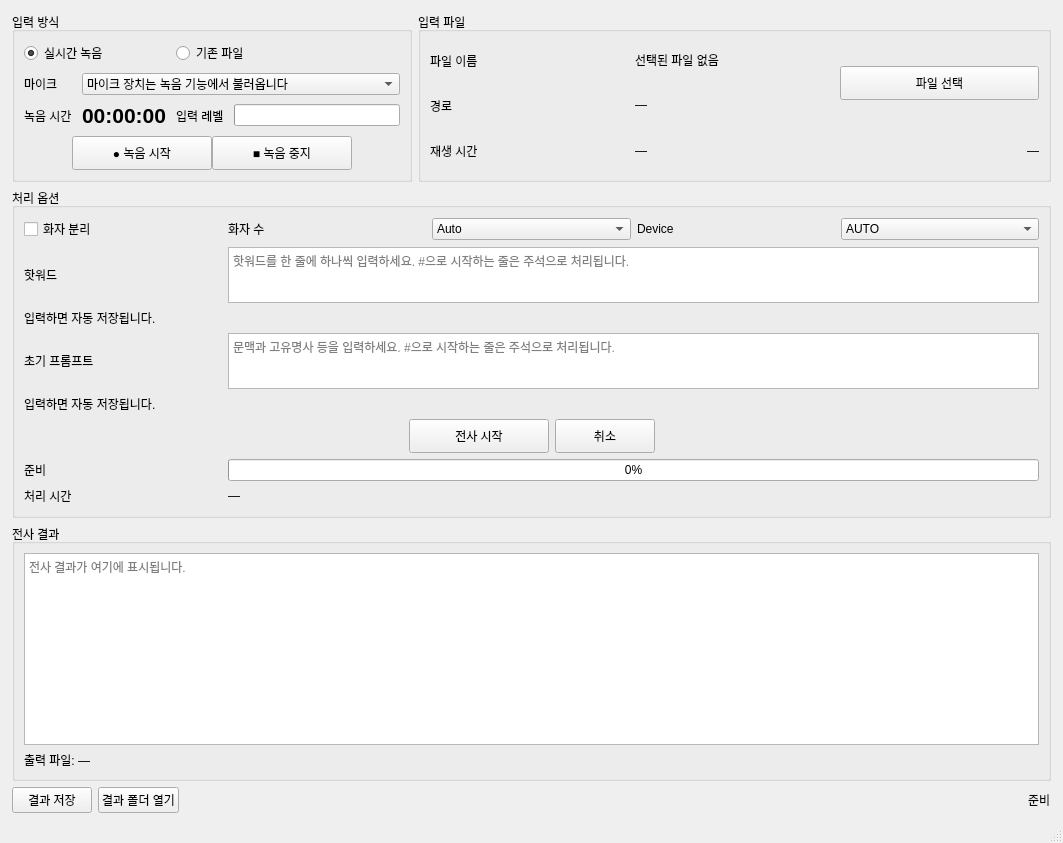
<?xml version="1.0" encoding="UTF-8"?>
<ui version="4.0">
 <class>MainWindow</class>
 <widget class="QMainWindow" name="MainWindow">
  <property name="geometry">
   <rect>
    <x>0</x>
    <y>0</y>
    <width>1063</width>
    <height>843</height>
   </rect>
  </property>
  <property name="minimumSize">
   <size>
    <width>760</width>
    <height>740</height>
   </size>
  </property>
  <property name="windowTitle">
   <string>AI Audio Transcriber</string>
  </property>
  <widget class="QWidget" name="centralwidget">
   <layout class="QGridLayout" name="gridLayout">
    <property name="leftMargin">
     <number>12</number>
    </property>
    <property name="topMargin">
     <number>12</number>
    </property>
    <property name="rightMargin">
     <number>12</number>
    </property>
    <property name="bottomMargin">
     <number>8</number>
    </property>
    <item row="0" column="0">
     <widget class="QGroupBox" name="inputGroupBox">
      <property name="maximumSize">
       <size>
        <width>400</width>
        <height>16777215</height>
       </size>
      </property>
      <property name="title">
       <string>입력 방식</string>
      </property>
      <layout class="QGridLayout" name="inputLayout">
       <property name="horizontalSpacing">
        <number>10</number>
       </property>
       <property name="verticalSpacing">
        <number>8</number>
       </property>
       <item row="2" column="0">
        <widget class="QLabel" name="recordingTimeTitleLabel">
         <property name="text">
          <string>녹음 시간</string>
         </property>
        </widget>
       </item>
       <item row="1" column="0">
        <widget class="QLabel" name="microphoneLabel">
         <property name="text">
          <string>마이크</string>
         </property>
        </widget>
       </item>
       <item row="2" column="2">
        <widget class="QLabel" name="inputLevelLabel">
         <property name="text">
          <string>입력 레벨</string>
         </property>
        </widget>
       </item>
       <item row="0" column="0" colspan="2">
        <widget class="QRadioButton" name="recordingModeRadioButton">
         <property name="text">
          <string>실시간 녹음</string>
         </property>
         <property name="checked">
          <bool>true</bool>
         </property>
        </widget>
       </item>
       <item row="1" column="1" colspan="3">
        <widget class="QComboBox" name="microphoneComboBox">
         <item>
          <property name="text">
           <string>마이크 장치는 녹음 기능에서 불러옵니다</string>
          </property>
         </item>
        </widget>
       </item>
       <item row="0" column="2" colspan="2">
        <widget class="QRadioButton" name="fileModeRadioButton">
         <property name="text">
          <string>기존 파일</string>
         </property>
        </widget>
       </item>
       <item row="2" column="1">
        <widget class="QLabel" name="recordingTimeLabel">
         <property name="font">
          <font>
           <pointsize>16</pointsize>
           <bold>true</bold>
          </font>
         </property>
         <property name="text">
          <string>00:00:00</string>
         </property>
        </widget>
       </item>
       <item row="2" column="3">
        <widget class="QProgressBar" name="inputLevelProgressBar">
         <property name="maximum">
          <number>100</number>
         </property>
         <property name="value">
          <number>0</number>
         </property>
         <property name="textVisible">
          <bool>false</bool>
         </property>
        </widget>
       </item>
       <item row="3" column="0" colspan="4">
        <layout class="QHBoxLayout" name="recordingButtonLayout">
         <item>
          <spacer name="recordingButtonLeftSpacer">
           <property name="orientation">
            <enum>Qt::Orientation::Horizontal</enum>
           </property>
           <property name="sizeHint" stdset="0">
            <size>
             <width>40</width>
             <height>20</height>
            </size>
           </property>
          </spacer>
         </item>
         <item>
          <widget class="QPushButton" name="recordStartButton">
           <property name="minimumSize">
            <size>
             <width>140</width>
             <height>34</height>
            </size>
           </property>
           <property name="text">
            <string>● 녹음 시작</string>
           </property>
          </widget>
         </item>
         <item>
          <widget class="QPushButton" name="recordStopButton">
           <property name="minimumSize">
            <size>
             <width>140</width>
             <height>34</height>
            </size>
           </property>
           <property name="text">
            <string>■ 녹음 중지</string>
           </property>
          </widget>
         </item>
         <item>
          <spacer name="recordingButtonRightSpacer">
           <property name="orientation">
            <enum>Qt::Orientation::Horizontal</enum>
           </property>
           <property name="sizeHint" stdset="0">
            <size>
             <width>40</width>
             <height>20</height>
            </size>
           </property>
          </spacer>
         </item>
        </layout>
       </item>
      </layout>
     </widget>
    </item>
    <item row="0" column="1">
     <widget class="QGroupBox" name="fileGroupBox">
      <property name="title">
       <string>입력 파일</string>
      </property>
      <layout class="QGridLayout" name="fileLayout">
       <item row="0" column="0">
        <widget class="QLabel" name="fileNameTitleLabel">
         <property name="text">
          <string>파일 이름</string>
         </property>
        </widget>
       </item>
       <item row="0" column="1">
        <widget class="QLabel" name="fileNameValueLabel">
         <property name="text">
          <string>선택된 파일 없음</string>
         </property>
         <property name="textInteractionFlags">
          <set>Qt::TextInteractionFlag::TextSelectableByMouse</set>
         </property>
        </widget>
       </item>
       <item row="0" column="2" rowspan="2">
        <widget class="QPushButton" name="fileSelectButton">
         <property name="minimumSize">
          <size>
           <width>110</width>
           <height>34</height>
          </size>
         </property>
         <property name="text">
          <string>파일 선택</string>
         </property>
        </widget>
       </item>
       <item row="1" column="0">
        <widget class="QLabel" name="filePathTitleLabel">
         <property name="text">
          <string>경로</string>
         </property>
        </widget>
       </item>
       <item row="1" column="1">
        <widget class="QLabel" name="filePathValueLabel">
         <property name="text">
          <string>—</string>
         </property>
         <property name="wordWrap">
          <bool>true</bool>
         </property>
         <property name="textInteractionFlags">
          <set>Qt::TextInteractionFlag::TextSelectableByMouse</set>
         </property>
        </widget>
       </item>
       <item row="2" column="0">
        <widget class="QLabel" name="fileDurationTitleLabel">
         <property name="text">
          <string>재생 시간</string>
         </property>
        </widget>
       </item>
       <item row="2" column="1">
        <widget class="QLabel" name="fileDurationValueLabel">
         <property name="text">
          <string>—</string>
         </property>
        </widget>
       </item>
       <item row="2" column="2">
        <widget class="QLabel" name="fileSizeValueLabel">
         <property name="text">
          <string>—</string>
         </property>
         <property name="alignment">
          <set>Qt::AlignmentFlag::AlignRight|Qt::AlignmentFlag::AlignTrailing|Qt::AlignmentFlag::AlignVCenter</set>
         </property>
        </widget>
       </item>
      </layout>
     </widget>
    </item>
    <item row="2" column="0" colspan="2">
     <widget class="QGroupBox" name="processingGroupBox">
      <property name="title">
       <string>처리 옵션</string>
      </property>
      <layout class="QGridLayout" name="processingLayout">
       <item row="0" column="0">
        <widget class="QCheckBox" name="diarizationCheckBox">
         <property name="text">
          <string>화자 분리</string>
         </property>
        </widget>
       </item>
       <item row="7" column="0">
        <widget class="QLabel" name="processingTimeTitleLabel">
         <property name="text">
          <string>처리 시간</string>
         </property>
        </widget>
       </item>
       <item row="6" column="0">
        <widget class="QLabel" name="processingStateLabel">
         <property name="text">
          <string>준비</string>
         </property>
        </widget>
       </item>
       <item row="3" column="0">
        <widget class="QLabel" name="initialPromptLabel">
         <property name="text">
          <string>초기 프롬프트</string>
         </property>
        </widget>
       </item>
       <item row="6" column="1" colspan="4">
        <widget class="QProgressBar" name="processingProgressBar">
         <property name="minimum">
          <number>0</number>
         </property>
         <property name="maximum">
          <number>100</number>
         </property>
         <property name="value">
          <number>0</number>
         </property>
        </widget>
       </item>
       <item row="3" column="1" colspan="4">
        <widget class="QPlainTextEdit" name="initialPromptTextEdit">
         <property name="minimumSize">
          <size>
           <width>0</width>
           <height>0</height>
          </size>
         </property>
         <property name="placeholderText">
          <string>문맥과 고유명사 등을 입력하세요. #으로 시작하는 줄은 주석으로 처리됩니다.</string>
         </property>
        </widget>
       </item>
       <item row="7" column="1" colspan="4">
        <widget class="QLabel" name="processingTimeLabel">
         <property name="text">
          <string>—</string>
         </property>
        </widget>
       </item>
       <item row="2" column="0">
        <widget class="QLabel" name="hotwordsStatusLabel">
         <property name="text">
          <string>입력하면 자동 저장됩니다.</string>
         </property>
        </widget>
       </item>
       <item row="0" column="3">
        <widget class="QLabel" name="deviceLabel">
         <property name="text">
          <string>Device</string>
         </property>
        </widget>
       </item>
       <item row="5" column="0" colspan="5">
        <layout class="QHBoxLayout" name="processingButtonLayout">
         <item>
          <spacer name="processingButtonLeftSpacer">
           <property name="orientation">
            <enum>Qt::Orientation::Horizontal</enum>
           </property>
           <property name="sizeHint" stdset="0">
            <size>
             <width>40</width>
             <height>20</height>
            </size>
           </property>
          </spacer>
         </item>
         <item>
          <widget class="QPushButton" name="transcribeButton">
           <property name="minimumSize">
            <size>
             <width>140</width>
             <height>34</height>
            </size>
           </property>
           <property name="text">
            <string>전사 시작</string>
           </property>
          </widget>
         </item>
         <item>
          <widget class="QPushButton" name="cancelButton">
           <property name="minimumSize">
            <size>
             <width>100</width>
             <height>34</height>
            </size>
           </property>
           <property name="text">
            <string>취소</string>
           </property>
          </widget>
         </item>
         <item>
          <spacer name="processingButtonRightSpacer">
           <property name="orientation">
            <enum>Qt::Orientation::Horizontal</enum>
           </property>
           <property name="sizeHint" stdset="0">
            <size>
             <width>40</width>
             <height>20</height>
            </size>
           </property>
          </spacer>
         </item>
        </layout>
       </item>
       <item row="1" column="1" colspan="4">
        <widget class="QPlainTextEdit" name="hotwordsTextEdit">
         <property name="minimumSize">
          <size>
           <width>0</width>
           <height>0</height>
          </size>
         </property>
         <property name="placeholderText">
          <string>핫워드를 한 줄에 하나씩 입력하세요. #으로 시작하는 줄은 주석으로 처리됩니다.</string>
         </property>
        </widget>
       </item>
       <item row="0" column="1">
        <widget class="QLabel" name="speakerCountLabel">
         <property name="text">
          <string>화자 수</string>
         </property>
        </widget>
       </item>
       <item row="0" column="2">
        <widget class="QComboBox" name="speakerCountComboBox">
         <item>
          <property name="text">
           <string>Auto</string>
          </property>
         </item>
         <item>
          <property name="text">
           <string>2</string>
          </property>
         </item>
         <item>
          <property name="text">
           <string>3</string>
          </property>
         </item>
         <item>
          <property name="text">
           <string>4</string>
          </property>
         </item>
         <item>
          <property name="text">
           <string>5</string>
          </property>
         </item>
        </widget>
       </item>
       <item row="1" column="0">
        <widget class="QLabel" name="hotwordsLabel">
         <property name="text">
          <string>핫워드</string>
         </property>
        </widget>
       </item>
       <item row="0" column="4">
        <widget class="QComboBox" name="deviceComboBox">
         <item>
          <property name="text">
           <string>AUTO</string>
          </property>
         </item>
         <item>
          <property name="text">
           <string>NPU</string>
          </property>
         </item>
         <item>
          <property name="text">
           <string>CPU</string>
          </property>
         </item>
         <item>
          <property name="text">
           <string>GPU</string>
          </property>
         </item>
        </widget>
       </item>
       <item row="4" column="0">
        <widget class="QLabel" name="initialPromptStatusLabel">
         <property name="text">
          <string>입력하면 자동 저장됩니다.</string>
         </property>
        </widget>
       </item>
      </layout>
     </widget>
    </item>
    <item row="3" column="0" colspan="2">
     <widget class="QGroupBox" name="resultGroupBox">
      <property name="title">
       <string>전사 결과</string>
      </property>
      <layout class="QVBoxLayout" name="resultLayout">
       <item>
        <widget class="QTextEdit" name="resultTextEdit">
         <property name="readOnly">
          <bool>true</bool>
         </property>
         <property name="placeholderText">
          <string>전사 결과가 여기에 표시됩니다.</string>
         </property>
        </widget>
       </item>
       <item>
        <widget class="QLabel" name="resultOutputPathLabel">
         <property name="text">
          <string>출력 파일: —</string>
         </property>
         <property name="wordWrap">
          <bool>true</bool>
         </property>
        </widget>
       </item>
      </layout>
     </widget>
    </item>
    <item row="4" column="0" colspan="2">
     <layout class="QHBoxLayout" name="footerLayout">
      <item>
       <widget class="QPushButton" name="saveResultButton">
        <property name="text">
         <string>결과 저장</string>
        </property>
       </widget>
      </item>
      <item>
       <widget class="QPushButton" name="openResultFolderButton">
        <property name="text">
         <string>결과 폴더 열기</string>
        </property>
       </widget>
      </item>
      <item>
       <spacer name="footerSpacer">
        <property name="orientation">
         <enum>Qt::Orientation::Horizontal</enum>
        </property>
        <property name="sizeHint" stdset="0">
         <size>
          <width>40</width>
          <height>20</height>
         </size>
        </property>
       </spacer>
      </item>
      <item>
       <widget class="QLabel" name="statusLabel">
        <property name="text">
         <string>준비</string>
        </property>
       </widget>
      </item>
     </layout>
    </item>
   </layout>
  </widget>
  <widget class="QMenuBar" name="menubar">
   <property name="geometry">
    <rect>
     <x>0</x>
     <y>0</y>
     <width>1063</width>
     <height>21</height>
    </rect>
   </property>
  </widget>
  <widget class="QStatusBar" name="statusbar"/>
 </widget>
 <resources/>
 <connections/>
</ui>
